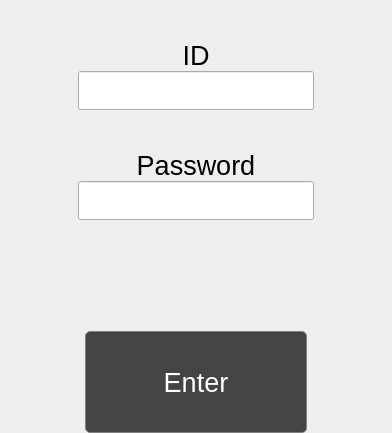
              <widget class="QWidget" name="copyRightPage">
               <layout class="QHBoxLayout" name="horizontalLayout_88" stretch="1,3,1">
                <property name="spacing">
                 <number>0</number>
                </property>
                <property name="leftMargin">
                 <number>0</number>
                </property>
                <property name="topMargin">
                 <number>0</number>
                </property>
                <property name="rightMargin">
                 <number>0</number>
                </property>
                <property name="bottomMargin">
                 <number>0</number>
                </property>
                <item>
                 <spacer name="horizontalSpacer_125">
                  <property name="orientation">
                   <enum>Qt::Horizontal</enum>
                  </property>
                  <property name="sizeHint" stdset="0">
                   <size>
                    <width>40</width>
                    <height>20</height>
                   </size>
                  </property>
                 </spacer>
                </item>
                <item>
                 <layout class="QVBoxLayout" name="verticalLayout_101" stretch="0,1,1,0,1,1,0,1,0,1">
                  <property name="leftMargin">
                   <number>0</number>
                  </property>
                  <item>
                   <spacer name="verticalSpacer_88">
                    <property name="orientation">
                     <enum>Qt::Vertical</enum>
                    </property>
                    <property name="sizeHint" stdset="0">
                     <size>
                      <width>20</width>
                      <height>40</height>
                     </size>
                    </property>
                   </spacer>
                  </item>
                  <item>
                   <widget class="QLabel" name="lblYourId">
                    <property name="font">
                     <font>
                      <family>Arial</family>
                      <pointsize>20</pointsize>
                     </font>
                    </property>
                    <property name="text">
                     <string>ID</string>
                    </property>
                    <property name="alignment">
                     <set>Qt::AlignCenter</set>
                    </property>
                   </widget>
                  </item>
                  <item>
                   <widget class="QLineEdit" name="txtUUID">
                    <property name="enabled">
                     <bool>true</bool>
                    </property>
                    <property name="font">
                     <font>
                      <family>Arial</family>
                      <pointsize>20</pointsize>
                     </font>
                    </property>
                    <property name="styleSheet">
                     <string notr="true"/>
                    </property>
                    <property name="alignment">
                     <set>Qt::AlignCenter</set>
                    </property>
                    <property name="readOnly">
                     <bool>true</bool>
                    </property>
                   </widget>
                  </item>
                  <item>
                   <spacer name="verticalSpacer_89">
                    <property name="orientation">
                     <enum>Qt::Vertical</enum>
                    </property>
                    <property name="sizeHint" stdset="0">
                     <size>
                      <width>20</width>
                      <height>40</height>
                     </size>
                    </property>
                   </spacer>
                  </item>
                  <item>
                   <widget class="QLabel" name="lblcpRightPass">
                    <property name="font">
                     <font>
                      <family>Arial</family>
                      <pointsize>20</pointsize>
                     </font>
                    </property>
                    <property name="text">
                     <string>Password</string>
                    </property>
                    <property name="alignment">
                     <set>Qt::AlignCenter</set>
                    </property>
                   </widget>
                  </item>
                  <item>
                   <widget class="LineEdit" name="txtPassUUID">
                    <property name="font">
                     <font>
                      <family>Arial</family>
                      <pointsize>20</pointsize>
                     </font>
                    </property>
                    <property name="styleSheet">
                     <string notr="true"/>
                    </property>
                    <property name="alignment">
                     <set>Qt::AlignCenter</set>
                    </property>
                   </widget>
                  </item>
                  <item>
                   <spacer name="verticalSpacer_90">
                    <property name="orientation">
                     <enum>Qt::Vertical</enum>
                    </property>
                    <property name="sizeHint" stdset="0">
                     <size>
                      <width>20</width>
                      <height>40</height>
                     </size>
                    </property>
                   </spacer>
                  </item>
                  <item>
                   <widget class="QLabel" name="lblPassUUID">
                    <property name="font">
                     <font>
                      <family>Arial</family>
                      <pointsize>20</pointsize>
                     </font>
                    </property>
                    <property name="text">
                     <string/>
                    </property>
                    <property name="alignment">
                     <set>Qt::AlignCenter</set>
                    </property>
                   </widget>
                  </item>
                  <item>
                   <spacer name="verticalSpacer_91">
                    <property name="orientation">
                     <enum>Qt::Vertical</enum>
                    </property>
                    <property name="sizeHint" stdset="0">
                     <size>
                      <width>20</width>
                      <height>40</height>
                     </size>
                    </property>
                   </spacer>
                  </item>
                  <item>
                   <layout class="QHBoxLayout" name="horizontalLayout_87">
                    <property name="topMargin">
                     <number>0</number>
                    </property>
                    <item>
                     <spacer name="horizontalSpacer_123">
                      <property name="orientation">
                       <enum>Qt::Horizontal</enum>
                      </property>
                      <property name="sizeHint" stdset="0">
                       <size>
                        <width>40</width>
                        <height>20</height>
                       </size>
                      </property>
                     </spacer>
                    </item>
                    <item>
                     <widget class="QPushButton" name="btnUUIDEnter">
                      <property name="font">
                       <font>
                        <family>Arial</family>
                        <pointsize>20</pointsize>
                       </font>
                      </property>
                      <property name="styleSheet">
                       <string notr="true">QPushButton {
background-color: rgb(68, 68, 68);
min-width: 220px;
min-height: 100px;
border-radius: 5px;
border: 1px solid gray;
margin: 0 5px 0 5px;
outline:0;
color:white;
}
QPushButton:hover:!pressed{
background-color:rgb(77, 77, 77);
border: 1px solid white;
}</string>
                      </property>
                      <property name="text">
                       <string>Enter</string>
                      </property>
                     </widget>
                    </item>
                    <item>
                     <spacer name="horizontalSpacer_124">
                      <property name="orientation">
                       <enum>Qt::Horizontal</enum>
                      </property>
                      <property name="sizeHint" stdset="0">
                       <size>
                        <width>40</width>
                        <height>20</height>
                       </size>
                      </property>
                     </spacer>
                    </item>
                   </layout>
                  </item>
                 </layout>
                </item>
                <item>
                 <spacer name="horizontalSpacer_126">
                  <property name="orientation">
                   <enum>Qt::Horizontal</enum>
                  </property>
                  <property name="sizeHint" stdset="0">
                   <size>
                    <width>40</width>
                    <height>20</height>
                   </size>
                  </property>
                 </spacer>
                </item>
               </layout>
              </widget>
